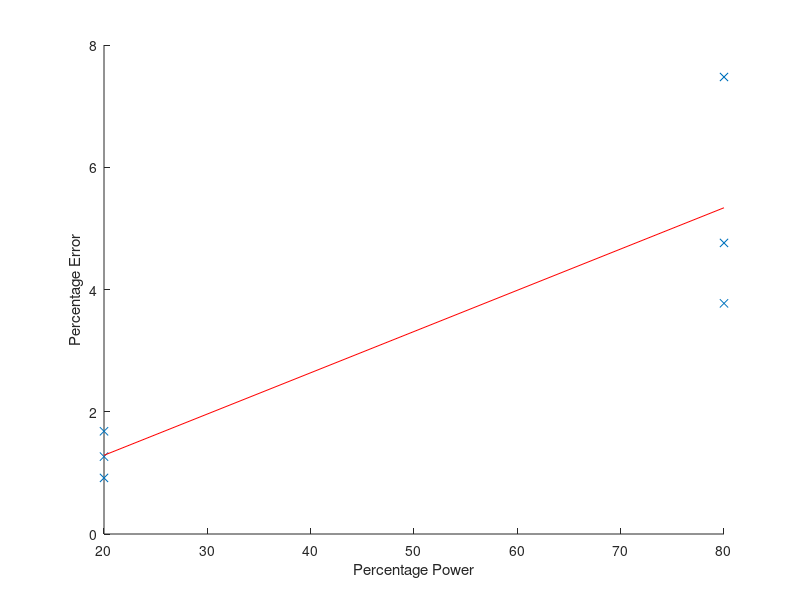

The MATLAB script that drew this image: (Note: this script raises an error after producing the figure.)
close all;
clear;
clc;

%% Straight Line
% 
% power_high = [83.5 83.5 83.5];
% % measurements_high[0] contains actual measurements, whereas 
% % measurements_high[1] contains sensor measurements
% measurements_high = [[18.5 18.6 18.9]; 
%                      [16.9 17.6 17.6]];
% percentage_error_high = zeros(1, 3);
% for j = 1:3
%     percentage_error_high(j) = (abs(measurements_high(1, j)-measurements_high(2, j))/measurements_high(1, j)) * 100;
% end
% 
% power_low = [21 21 21];
% % measurements_low[0] contains actual measurements, whereas 
% % measurements_low[1] contains sensor measurements
% measurements_low = [[17.3 17.4 17.2]; 
%                     [17.3 17.6 16.9]];
% percentage_error_low = zeros(1, 3);
% for j = 1:3
%     percentage_error_low(j) = (abs(measurements_low(1, j)-measurements_low(2, j))/measurements_low(1, j)) * 100;
% end
% 
% power = zeros(1, 6);
% power(1:3) = power_low;
% power(4:6) = power_high;
% percentage_error = zeros(1, 6);
% percentage_error(1:3) = percentage_error_low;
% percentage_error(4:6) = percentage_error_high;
% 
% hold on;
% scatter(power, percentage_error, 'Marker', 'x');
% xlabel('Percentage Power'); ylabel('Percentage Error');
% 
% coefficients = polyfit(power, percentage_error, 1);
% m = coefficients(1);
% b = coefficients(2);
% plot(power, m * power + b, 'r');
% hold off;
% 
% mdl = fitlm(power, percentage_error);
% disp(mdl.Rsquared.Ordinary);

%% Rotation
power_high = [80 80 80];
% measurements_high[0] contains actual measurements, whereas 
% measurements_high[1] contains sensor measurements
measurements_high = [[107 84 106]; 
                     [99 80 102]];
percentage_error_high = zeros(1, 3);
for j = 1:3
    percentage_error_high(j) = (abs(measurements_high(1, j)-measurements_high(2, j))/measurements_high(1, j)) * 100;
end

power_low = [20 20 20];
% measurements_low[0] contains actual measurements, whereas 
% measurements_low[1] contains sensor measurements
measurements_low = [[119 79 109]; 
                    [117 78 110]];
percentage_error_low = zeros(1, 3);
for j = 1:3
    percentage_error_low(j) = (abs(measurements_low(1, j)-measurements_low(2, j))/measurements_low(1, j)) * 100;
end

power = zeros(1, 6);
power(1:3) = power_low;
power(4:6) = power_high;
percentage_error = zeros(1, 6);
percentage_error(1:3) = percentage_error_low;
percentage_error(4:6) = percentage_error_high;

hold on;
scatter(power, percentage_error, 'Marker', 'x');
xlabel('Percentage Power'); ylabel('Percentage Error');

coefficients = polyfit(power, percentage_error, 1);
m = coefficients(1);
b = coefficients(2);
plot(power, m * power + b, 'r');
hold off;

mdl = fitlm(power, percentage_error);
disp(mdl.Rsquared.Ordinary);